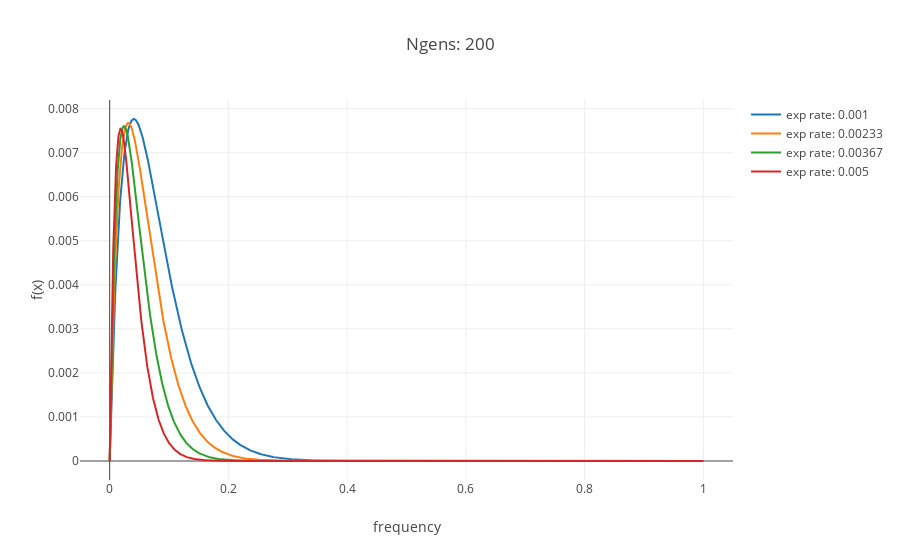

The notebook cell this image was saved under:
### Code cell
fig= [go.Scatter(
    x= np.linspace(0,1,g.shape[1]),
    y= g[0],
    name= 'exp rate: '+ str(round(rate,5))
) for rate,g in exp_example.items()]

layout= go.Layout(
    title= 'Ngens: {}'.format(branch_len),
    xaxis= dict(
        title= 'frequency',
        range= [-0.05,1.05]
    ),
    yaxis= dict(
    title= 'f(x)'
    )
)

figure= go.Figure(data= fig,layout= layout)
iplot(figure)

### Figure 1 — Plotly figure (JSON) as saved in the notebook; plotly's stock layout.template omitted (floating-point values rounded to 4 significant figures; data arrays with more than 128 entries replaced by an {"elided": "..."} marker saying what was removed)
{"data": [{"name": "exp rate: 0.001", "type": "scatter", "uid": "f5b8c934-c8a8-4133-9024-2673cf7557af", "x": {"elided": "1221 float values"}, "y": {"elided": "1221 float values"}}, {"name": "exp rate: 0.00233", "type": "scatter", "uid": "8dfaae5e-ec6c-4051-b69f-99e050b9755d", "x": {"elided": "1594 float values"}, "y": {"elided": "1594 float values"}}, {"name": "exp rate: 0.00367", "type": "scatter", "uid": "3c5a5302-f100-47b9-8c29-56761ed97906", "x": {"elided": "2082 float values"}, "y": {"elided": "2082 float values"}}, {"name": "exp rate: 0.005", "type": "scatter", "uid": "43c3daea-6b48-4fb5-a8a2-31a2a2c313ba", "x": {"elided": "2718 float values"}, "y": {"elided": "2718 float values"}}], "layout": {"title": {"text": "Ngens: 200"}, "xaxis": {"range": [-0.05, 1.05], "title": {"text": "frequency"}}, "yaxis": {"title": {"text": "f(x)"}}}}
